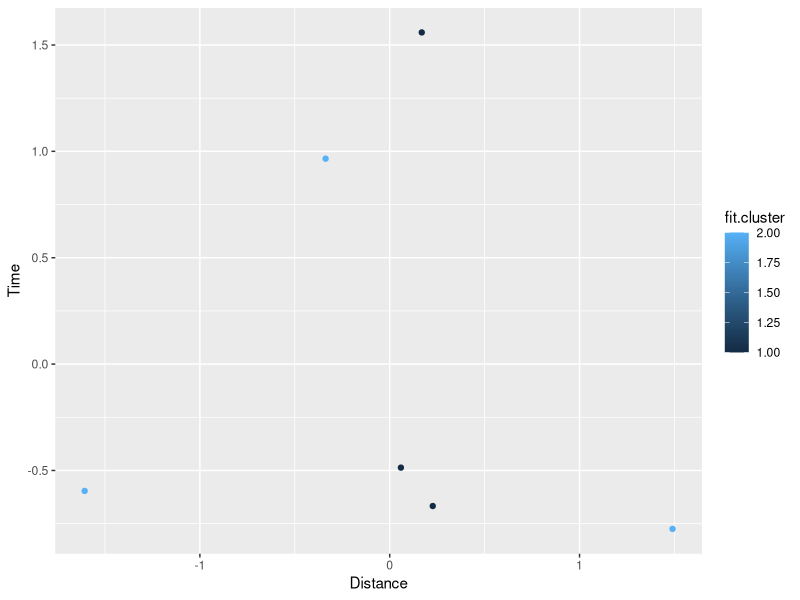

This figure's R source: (Note: this script raises an error after producing the figure.)
## ---- chunk 1
knitr::opts_chunk$set(echo = TRUE)
## ---- chunk 2
library(tidyr)
library(dplyr)
library(ggplot2)
library(readr)


D1 <- read_csv("Group 6  data.csv")
D2 <- read_csv("distance.csv")
D3 <- merge(D1, D2)
D3 <- D3[,-1]
D3 <- scale(D3)
fit <- kmeans(D3, 2)
D4 <- data.frame(D3, fit$cluster)
ggplot(D4, aes(distance, time, colour = fit.cluster)) + geom_point() + xlab("Distance") + ylab("Time")

## ---- chunk 3
K1 <- read.csv("survey.csv")
K1 <- K1[1:5,]
ggpairs(K1, 2:8, progress = FALSE)
ggcorr(K1[,-1], method = c("everything", "spearman"))
K2 <- K1[,-1]
pca <- prcomp(K2, scale. = TRUE)
loadings <- abs(pca$rotation)
summary(pca)
## ---- chunk 4
D5 <- D3[, c(1,5)]
cor(D5)
